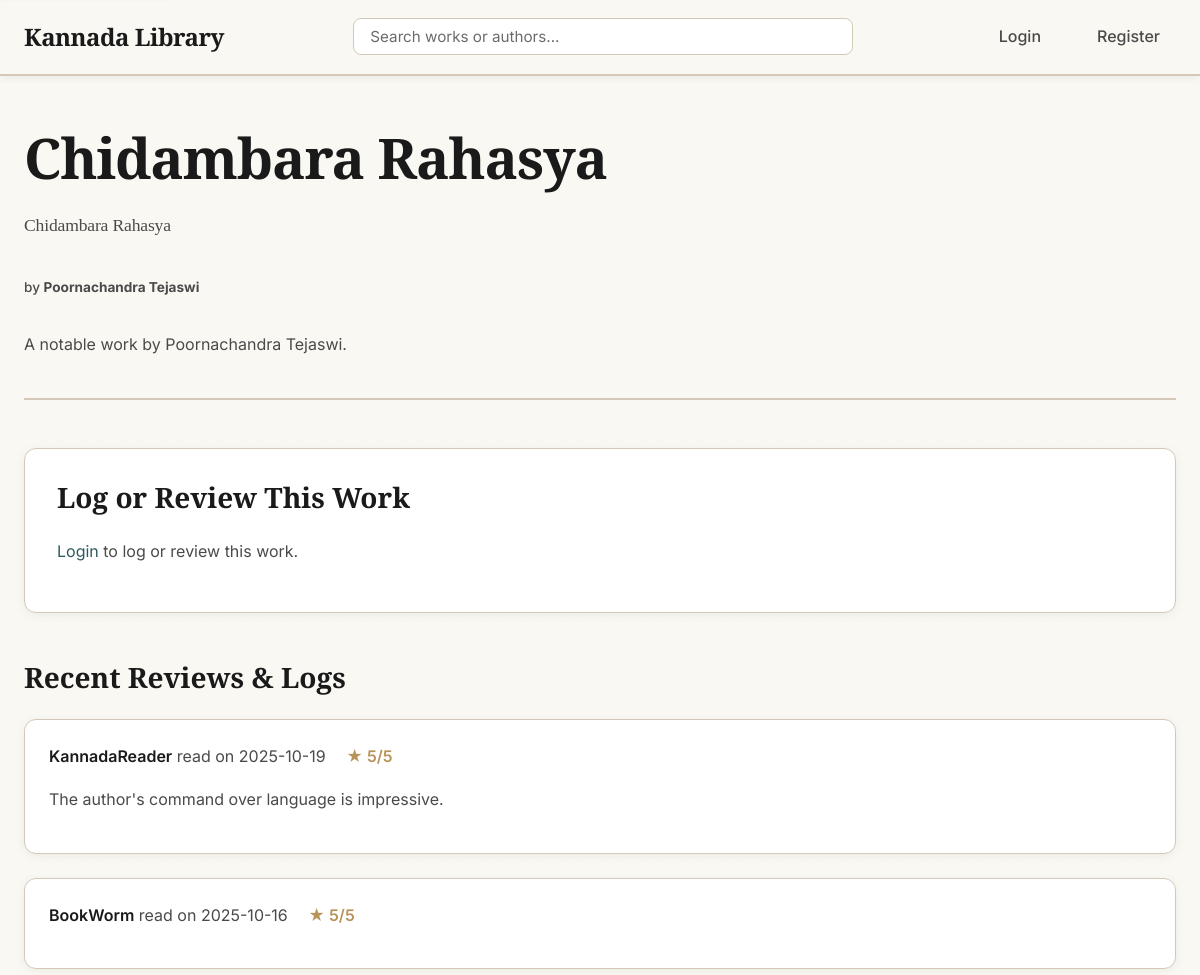
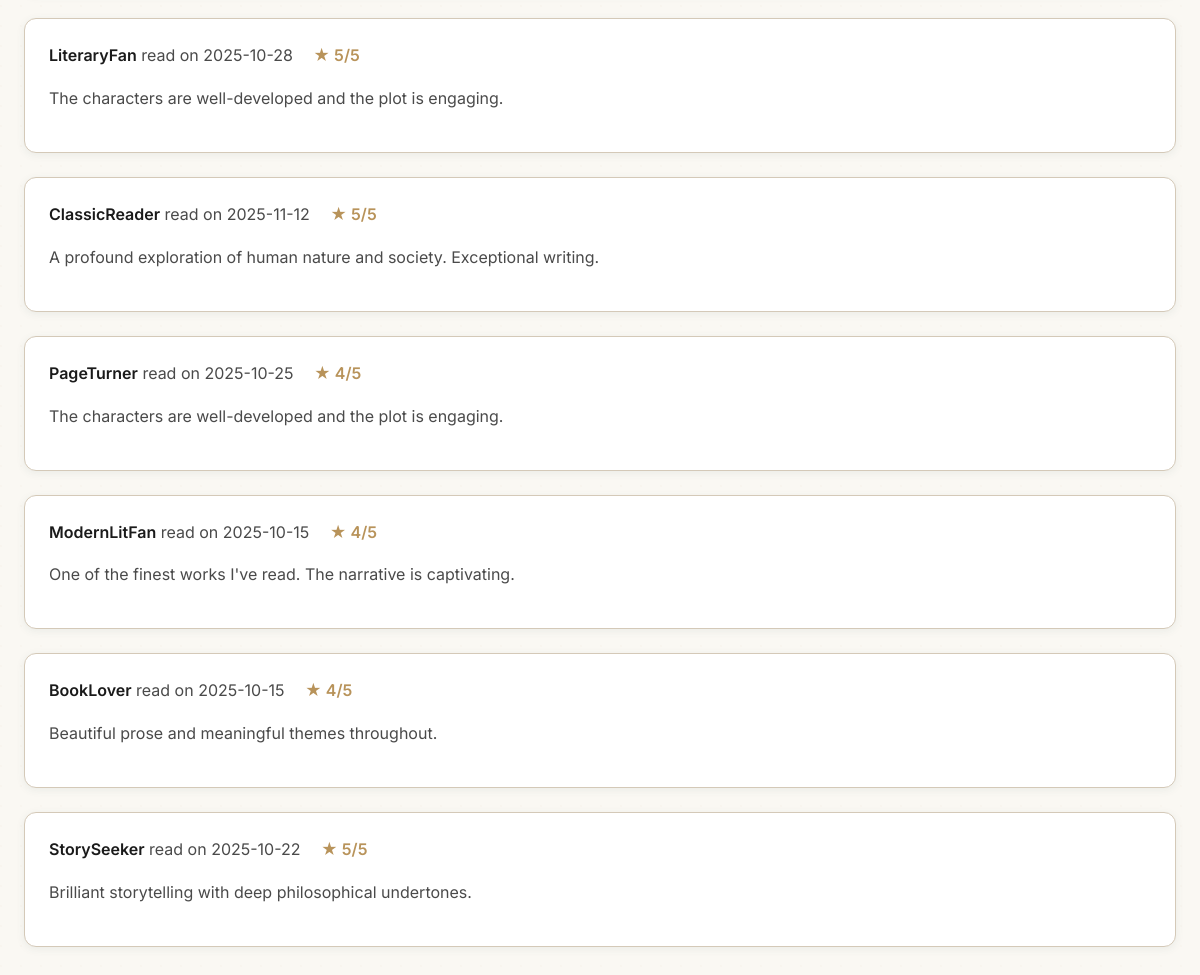
/work/19, run on the app's committed database (2 pictures, top to bottom).
### tables this page shows
CREATE TABLE Work (
    work_id INTEGER PRIMARY KEY AUTOINCREMENT,
    author_id INTEGER NOT NULL,
    title_kannada TEXT NOT NULL,
    title_english TEXT NOT NULL,
    synopsis TEXT,
    cover_image_url TEXT, -- e.g., 'kanooru_heggadithi.jpg'
    type TEXT, -- 'Novel', 'Poetry', 'Play'
    FOREIGN KEY (author_id) REFERENCES Author (author_id)
);

CREATE TABLE Author (
    author_id INTEGER PRIMARY KEY AUTOINCREMENT,
    name_kannada TEXT NOT NULL,
    name_english TEXT NOT NULL,
    biography TEXT,
    image_url TEXT, -- e.g., 'kuvempu.jpg'
    era TEXT
);

CREATE TABLE Review (
    review_id INTEGER PRIMARY KEY AUTOINCREMENT,
    user_id INTEGER NOT NULL,
    work_id INTEGER NOT NULL,
    rating INTEGER NOT NULL,  -- Rating from 1 to 5
    review_text TEXT,         -- The written review (can be empty)
    date_read DATE NOT NULL,  -- The "diary date"
    date_logged TIMESTAMP DEFAULT CURRENT_TIMESTAMP,
    FOREIGN KEY (user_id) REFERENCES User (user_id),
    FOREIGN KEY (work_id) REFERENCES Work (work_id)
);

CREATE TABLE User (
    user_id INTEGER PRIMARY KEY AUTOINCREMENT,
    username TEXT NOT NULL UNIQUE,
    email TEXT NOT NULL UNIQUE,
    password_hash TEXT NOT NULL
);

### app.py (the view, shortened to what this page needs)
@app.route('/work/<int:work_id>', methods=['GET', 'POST'])
def work_details(work_id):
    db = get_db()
    work = db.execute('''
        SELECT
            Work.*,
            Author.name_kannada as author_kannada,
            Author.name_english as author_english,
            Author.image_url as author_image_url
        FROM Work
        JOIN Author ON Work.author_id = Author.author_id
        WHERE Work.work_id = ?
    ''', (work_id,)).fetchone()
    if work is None:
        abort(404)
    reviews = db.execute('''
        SELECT Review.*, User.username
        FROM Review
        JOIN User ON Review.user_id = User.user_id
        WHERE Review.work_id = ?
        ORDER BY Review.date_logged DESC
    ''', (work_id,)).fetchall()
    form = ReviewForm()
    user_review = None
    if current_user.is_authenticated:
        user_review = db.execute(
            'SELECT * FROM Review WHERE user_id = ? AND work_id = ?',
            (current_user.id, work_id)
        ).fetchone()
    return render_template('work_details.html', work=work, reviews=reviews, form=form, user_review=user_review)

### app.py
class ReviewForm(FlaskForm):
    rating = IntegerField('Rating (1-5)', validators=[DataRequired(), NumberRange(min=1, max=5)])
    review_text = TextAreaField('Review (Optional)', validators=[Length(max=5000)])
    date_read = DateField('Date Read', format='%Y-%m-%d', default=datetime.date.today, validators=[DataRequired()])
    submit = SubmitField('Log Book')

### app.py (called while the page is built)
def get_db():
    db = getattr(g, '_database', None)
    if db is None:
        db = g._database = sqlite3.connect(DATABASE)
        db.row_factory = sqlite3.Row
    return db

@app.teardown_appcontext
def close_connection(exception):
    db = getattr(g, '_database', None)
    if db is not None:
        db.close()

### templates/work_details.html (shortened to what this page needs)
{% extends "layout.html" %}
{% block content %}
    <div class="work-header">
        <h1>{{ work.title_kannada }}</h1>
        <h2>{{ work.title_english }}</h2>
        <p class="work-author">by <strong>{{ work.author_english }}</strong></p>
        {% if work.synopsis %}
            <p>{{ work.synopsis }}</p>
        {% endif %}
    </div>
    <div class="review-section">
        <h3>Log or Review This Work</h3>
        {% if current_user.is_authenticated %}
            <form method="POST" action="" class="auth-form">
                {{ form.hidden_tag() }}
                <div class="form-group">
                    {{ form.rating.label(class="form-label") }}
                    {{ form.rating(class="form-input", min="1", max="5", placeholder="1-5") }}
                    {% if form.rating.errors %}
                        <ul class="errors">
                            {% for error in form.rating.errors %}
                                <li>{{ error }}</li>
                            {% endfor %}
                        </ul>
                    {% endif %}
                </div>
                <div class="form-group">
                    {{ form.date_read.label(class="form-label") }}
                    {{ form.date_read(class="form-input", type="date") }}
                    {% if form.date_read.errors %}
                        <ul class="errors">
                            {% for error in form.date_read.errors %}
                                <li>{{ error }}</li>
                            {% endfor %}
                        </ul>
                    {% endif %}
                </div>
                <div class="form-group">
                    {{ form.review_text.label(class="form-label") }}
                    {{ form.review_text(class="form-input", rows=5, placeholder="Share your thoughts...") }}
                    {% if form.review_text.errors %}
                        <ul class="errors">
                            {% for error in form.review_text.errors %}
                                <li>{{ error }}</li>
                            {% endfor %}
                        </ul>
                    {% endif %}
                </div>
                <div class="form-group">
                    {{ form.submit(class="btn btn-primary") }}
                </div>
            </form>
        {% else %}
            <p><a href="{{ url_for('login') }}">Login</a> to log or review this work.</p>
        {% endif %}
    </div>
    <div class="reviews-list">
        <h3>Recent Reviews & Logs</h3>
        {% if reviews %}
            {% for review in reviews %}
                <article class="review-card">
                    <p>
                        <strong>{{ review.username }}</strong> read on {{ review.date_read }}
                        <span class="rating">★ {{ review.rating }}/5</span>
                    </p>
                    {% if review.review_text %}
                        <p class="review-text">{{ review.review_text }}</p>
                    {% endif %}
                </article>
            {% endfor %}
        {% else %}
            <p>No one has logged this work yet.</p>
        {% endif %}
    </div>
{% endblock %}

### static/style.css (style rules this page uses)
:root { --bg-primary: #faf8f3; --bg-secondary: #f5f2eb; --bg-tertiary: #f0ede5; --bg-card: #ffffff; --bg-hover: #f8f6f0; --text-primary: #1a1a1a; --text-secondary: #4a4a4a; --text-muted: #6b6b6b; --accent-primary: #2d5a5f; --accent-secondary: #3d6b7a; --accent-tertiary: #4a7c8a; --accent-hover: #1f4a4f; --highlight: #d4a574; --highlight-light: #e8c9a0; --highlight-dark: #b8935a; --border-color: #d4c9b8; --shadow-sm: 0 2px 8px rgba(45, 90, 95, 0.08); --shadow-md: 0 4px 16px rgba(45, 90, 95, 0.12); --shadow-lg: 0 8px 32px rgba(45, 90, 95, 0.15); --shadow-glow: 0 0 20px rgba(212, 165, 116, 0.2); --spacing-xs: 0.5rem; --spacing-sm: 1rem; --spacing-md: 1.5rem; --spacing-lg: 2rem; --spacing-xl: 3rem; --spacing-2xl: 4rem; --font-primary: 'Inter', -apple-system, BlinkMacSystemFont, 'Segoe UI', sans-serif; --font-display: 'Playfair Display', Georgia, serif; --transition-fast: 150ms ease; --transition-base: 250ms ease; --transition-slow: 350ms ease; --radius-sm: 4px; --radius-md: 8px; --radius-lg: 12px; --radius-xl: 16px; }
* { margin: 0; padding: 0; box-sizing: border-box; }
html { font-size: 16px; scroll-behavior: smooth; color-scheme: light; overflow-y: scroll; scrollbar-width: none; -ms-overflow-style: none; }
body { font-family: var(--font-primary); background-color: var(--bg-primary) !important; background-image: radial-gradient(circle at 1px 1px, rgba(212, 165, 116, 0.03) 1px, transparent 0); background-size: 20px 20px; color: var(--text-primary) !important; line-height: 1.6; -webkit-font-smoothing: antialiased; -moz-osx-font-smoothing: grayscale; min-height: 100vh; }
h1, h2, h3, h4, h5, h6 { font-family: var(--font-display); font-weight: 700; line-height: 1.2; color: var(--text-primary); margin-bottom: var(--spacing-md); }
h1 { font-size: clamp(2rem, 5vw, 3.5rem); letter-spacing: -0.02em; }
h2 { font-size: clamp(1.5rem, 4vw, 2.5rem); letter-spacing: -0.01em; }
h3 { font-size: clamp(1.25rem, 3vw, 1.75rem); }
p { margin-bottom: var(--spacing-sm); color: var(--text-secondary); }
a { color: var(--accent-primary); text-decoration: none; transition: color var(--transition-fast); }
.film-year, .work-author { font-size: 0.85rem; color: var(--text-secondary); margin-top: auto; font-weight: 500; }
.main-header, .work-header, .profile-header, .author-header { margin-bottom: var(--spacing-xl); padding-bottom: var(--spacing-md); border-bottom: 2px solid var(--border-color); }
.main-header h1, .work-header h1, .profile-header h1, .author-header h1 { margin-bottom: var(--spacing-xs); }
.work-header h2, .author-header .author-era { color: var(--text-secondary); font-size: 1.1rem; font-weight: 400; margin-bottom: var(--spacing-md); }
.work-header { display: flex; flex-direction: column; gap: var(--spacing-sm); }
.work-header p { color: var(--text-secondary); line-height: 1.7; max-width: 800px; }
.review-section { background-color: var(--bg-card); padding: var(--spacing-lg); border-radius: var(--radius-lg); margin-bottom: var(--spacing-xl); border: 1px solid var(--border-color); box-shadow: var(--shadow-sm); }
.review-section h3 { margin-bottom: var(--spacing-md); color: var(--text-primary); }
.reviews-list, .profile-reviews-list { margin-top: var(--spacing-xl); }
.reviews-list h3, .profile-reviews-list h3 { margin-bottom: var(--spacing-md); }
.review-card { background-color: var(--bg-card); padding: var(--spacing-md); border-radius: var(--radius-lg); margin-bottom: var(--spacing-md); border: 1px solid var(--border-color); transition: all var(--transition-base); box-shadow: var(--shadow-sm); }
.review-card strong { color: var(--text-primary); font-weight: 600; }
.review-card .rating { color: var(--highlight-dark); font-weight: 600; margin-left: var(--spacing-sm); }
.review-text { margin-top: var(--spacing-sm); color: var(--text-secondary); line-height: 1.7; }

### templates/layout.html (style rules this page uses)
html { color-scheme: light !important; }
body { background-color: #faf8f3 !important; color: #1a1a1a !important; }

### data on the page
Work: title_kannada "Chidambara Rahasya", title_english "Chidambara Rahasya", synopsis "A notable work by Poornachandra Tejaswi."
Author: author_english "Poornachandra Tejaswi"
Review: username "KannadaReader", date_read "2025-10-19", rating "5", review_text "The author's command over language is impressive."
Review: username "BookWorm", date_read "2025-10-16", rating "5"
Review: username "LiteraryFan", date_read "2025-10-28", rating "5", review_text "The characters are well-developed and the plot is engaging."
Review: username "ClassicReader", date_read "2025-11-12", rating "5", review_text "A profound exploration of human nature and society. Exceptional writing."
Review: username "PageTurner", date_read "2025-10-25", rating "4", review_text "The characters are well-developed and the plot is engaging."
Review: username "ModernLitFan", date_read "2025-10-15", rating "4", review_text "One of the finest works I've read. The narrative is captivating."
Review: username "BookLover", date_read "2025-10-15", rating "4", review_text "Beautiful prose and meaningful themes throughout."
Review: username "StorySeeker", date_read "2025-10-22", rating "5", review_text "Brilliant storytelling with deep philosophical undertones."
